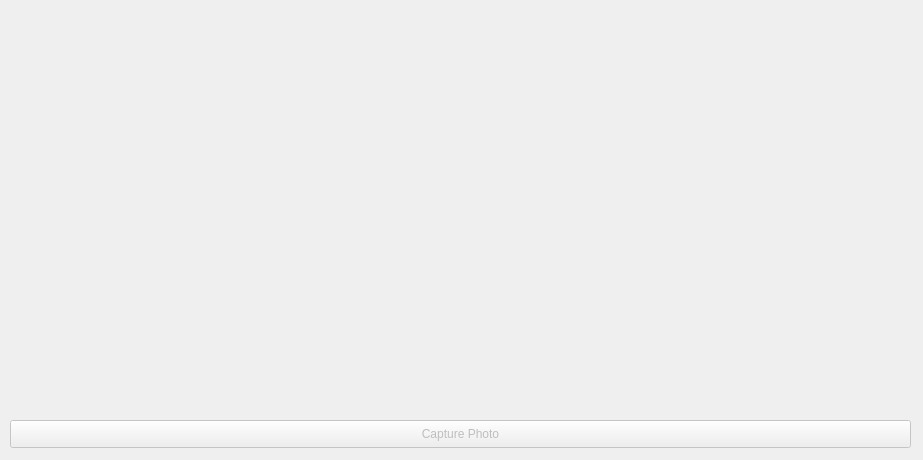
<?xml version="1.0" encoding="UTF-8"?>
<ui version="4.0">
 <class>camera</class>
 <widget class="QDialog" name="camera">
  <property name="geometry">
   <rect>
    <x>0</x>
    <y>0</y>
    <width>923</width>
    <height>460</height>
   </rect>
  </property>
  <property name="windowTitle">
   <string>Dialog</string>
  </property>
  <widget class="QPushButton" name="takeImageButton">
   <property name="enabled">
    <bool>false</bool>
   </property>
   <property name="geometry">
    <rect>
     <x>10</x>
     <y>420</y>
     <width>901</width>
     <height>28</height>
    </rect>
   </property>
   <property name="text">
    <string>Capture Photo</string>
   </property>
  </widget>
  <widget class="QStackedWidget" name="stackedWidget">
   <property name="geometry">
    <rect>
     <x>10</x>
     <y>10</y>
     <width>901</width>
     <height>401</height>
    </rect>
   </property>
   <property name="sizePolicy">
    <sizepolicy hsizetype="Preferred" vsizetype="Preferred">
     <horstretch>1</horstretch>
     <verstretch>0</verstretch>
    </sizepolicy>
   </property>
   <property name="palette">
    <palette>
     <active>
      <colorrole role="Base">
       <brush brushstyle="SolidPattern">
        <color alpha="255">
         <red>255</red>
         <green>255</green>
         <blue>255</blue>
        </color>
       </brush>
      </colorrole>
      <colorrole role="Window">
       <brush brushstyle="SolidPattern">
        <color alpha="255">
         <red>145</red>
         <green>145</green>
         <blue>145</blue>
        </color>
       </brush>
      </colorrole>
     </active>
     <inactive>
      <colorrole role="Base">
       <brush brushstyle="SolidPattern">
        <color alpha="255">
         <red>255</red>
         <green>255</green>
         <blue>255</blue>
        </color>
       </brush>
      </colorrole>
      <colorrole role="Window">
       <brush brushstyle="SolidPattern">
        <color alpha="255">
         <red>145</red>
         <green>145</green>
         <blue>145</blue>
        </color>
       </brush>
      </colorrole>
     </inactive>
     <disabled>
      <colorrole role="Base">
       <brush brushstyle="SolidPattern">
        <color alpha="255">
         <red>145</red>
         <green>145</green>
         <blue>145</blue>
        </color>
       </brush>
      </colorrole>
      <colorrole role="Window">
       <brush brushstyle="SolidPattern">
        <color alpha="255">
         <red>145</red>
         <green>145</green>
         <blue>145</blue>
        </color>
       </brush>
      </colorrole>
     </disabled>
    </palette>
   </property>
   <property name="currentIndex">
    <number>0</number>
   </property>
   <widget class="QWidget" name="viewfinderPage_4">
    <layout class="QGridLayout" name="gridLayout_10">
     <item row="0" column="0">
      <widget class="QCameraViewfinder" name="viewfinder_4" native="true"/>
     </item>
    </layout>
   </widget>
   <widget class="QWidget" name="previewPage_4">
    <layout class="QGridLayout" name="gridLayout_11">
     <item row="0" column="0">
      <widget class="QLabel" name="lastImagePreviewLabel_4">
       <property name="sizePolicy">
        <sizepolicy hsizetype="Preferred" vsizetype="MinimumExpanding">
         <horstretch>0</horstretch>
         <verstretch>0</verstretch>
        </sizepolicy>
       </property>
       <property name="frameShape">
        <enum>QFrame::Box</enum>
       </property>
       <property name="text">
        <string/>
       </property>
      </widget>
     </item>
    </layout>
   </widget>
  </widget>
 </widget>
 <customwidgets>
  <customwidget>
   <class>QCameraViewfinder</class>
   <extends>QWidget</extends>
   <header>qcameraviewfinder.h</header>
   <container>1</container>
  </customwidget>
 </customwidgets>
 <resources/>
 <connections/>
</ui>
